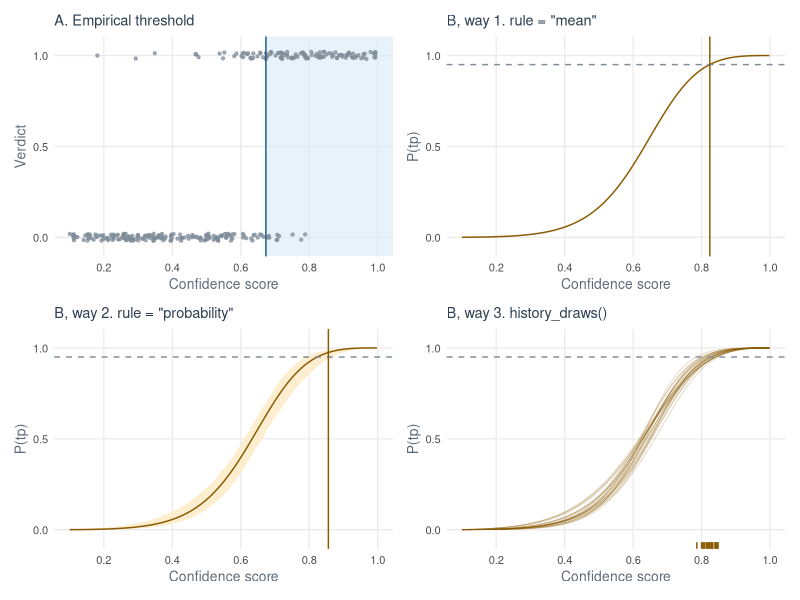
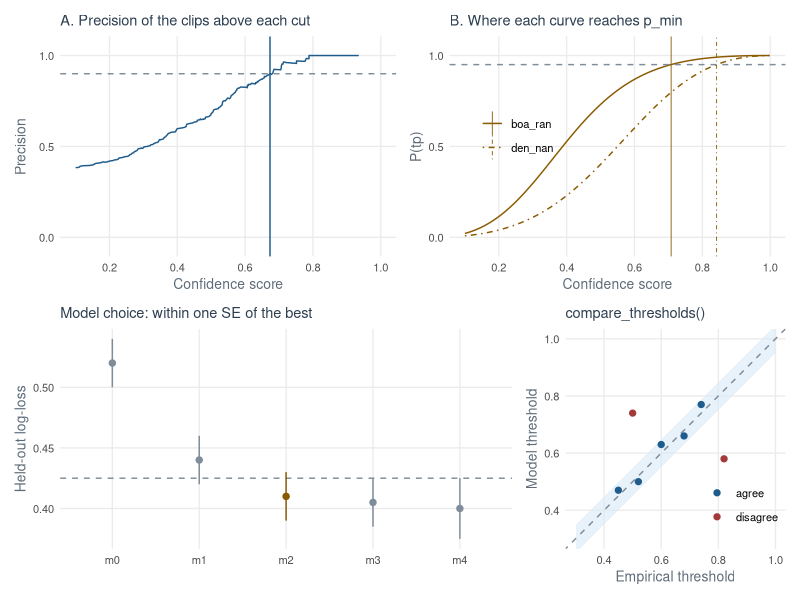

Reproduce these figures in R, in order.
# =============================================================================
# plot_routes.R
#
# Graficos com dados simulados, baseados nos de Larissa S. M. Sugai:
#   vignettes/articles/figures/routes.png: as quatro rotas ate o historico
#   pkgdown/assets/figures/thresholds.png: os dois limiares e sua comparacao
# Uso: rode a partir da raiz do repositorio.
# Dependencias: install.packages(c("ggplot2", "patchwork", "MASS"))
# =============================================================================
library(ggplot2)
library(patchwork)

azul <- "#1f5c8b"; azul_claro <- "#d9e9f8"
ocre <- "#8a5a00"; ocre_claro <- "#fceecf"
cinza <- "#7f8c99"; escuro <- "#2c3e50"; vermelho <- "#a33a3a"

tema <- theme_minimal(base_size = 10, base_family = "Helvetica") +
  theme(panel.grid.minor = element_blank(),
        plot.title = element_text(size = 10.5, colour = escuro),
        axis.title = element_text(colour = "#5d6b78"))
eixos <- list(
  scale_x_continuous("Confidence score", breaks = seq(0.2, 1, 0.2)),
  scale_y_continuous(breaks = c(0, 0.5, 1)),
  coord_cartesian(xlim = c(0.1, 1), ylim = c(-0.05, 1.05)))

# Clipes revisados e curva ajustada ----------------------------------------
set.seed(11)
n <- 300
score <- sort(runif(n, 0.1, 0.999))
verdict <- rbinom(n, 1, plogis(-3.5 + 2 * qlogis(score) + 3.6 * score))
ajuste <- glm(verdict ~ qlogis(score), binomial)

grade <- seq(0.1, 0.999, 0.002)
x <- cbind(1, qlogis(grade))
media <- as.numeric(plogis(x %*% coef(ajuste)))
amostras <- plogis(x %*% t(MASS::mvrnorm(200, coef(ajuste), vcov(ajuste))))
faixa <- data.frame(
  grade, media,
  lo = apply(amostras, 1, quantile, 0.05),
  hi = apply(amostras, 1, quantile, 0.95))

p_min <- 0.95
primeiro <- function(ok) grade[which(ok)[1]]
corte_1 <- primeiro(media >= p_min)
corte_2 <- primeiro(rowMeans(amostras >= p_min) >= 0.9)
precisao <- rev(cumsum(rev(verdict)) / seq_along(verdict))
corte_a <- score[which(precisao >= 0.9 & rev(seq_along(score)) >= 15)[1]]

# Rotas ---------------------------------------------------------------------
rota_a <- ggplot(data.frame(score, verdict), aes(score, verdict)) +
  annotate("rect", xmin = corte_a, xmax = Inf, ymin = -Inf, ymax = Inf,
           fill = azul_claro, alpha = 0.6) +
  geom_jitter(height = 0.02, width = 0, size = 0.8, colour = cinza,
              alpha = 0.7) +
  geom_vline(xintercept = corte_a, colour = azul) + eixos +
  labs(title = "A. Empirical threshold", y = "Verdict") + tema

curva <- function(titulo, corte, faixa_on = FALSE) {
  g <- ggplot(faixa, aes(grade, media))
  if (faixa_on) {
    g <- g + geom_ribbon(aes(ymin = lo, ymax = hi), fill = ocre_claro)
  }
  g + geom_line(colour = ocre) +
    geom_hline(yintercept = p_min, linetype = 2, colour = cinza) +
    geom_vline(xintercept = corte, colour = ocre) + eixos +
    labs(title = titulo, y = "P(tp)") + tema
}

ids <- sample(200, 25)
linhas <- data.frame(grade = rep(grade, 25), p = as.numeric(amostras[, ids]),
                     k = rep(ids, each = length(grade)))
cortes <- data.frame(x = apply(amostras[, ids], 2,
                               \(p) grade[which(p >= p_min)[1]]))
rota_3 <- ggplot(linhas, aes(grade, p, group = k)) +
  geom_line(colour = ocre, alpha = 0.25, linewidth = 0.3) +
  geom_hline(yintercept = p_min, linetype = 2, colour = cinza) +
  geom_rug(data = cortes, aes(x = x), inherit.aes = FALSE, colour = ocre,
           sides = "b") + eixos +
  labs(title = "B, way 3. history_draws()", y = "P(tp)") + tema

dir.create("vignettes/articles/figures", showWarnings = FALSE)
ggsave("vignettes/articles/figures/routes.png",
       (rota_a | curva("B, way 1. rule = \"mean\"", corte_1)) /
         (curva("B, way 2. rule = \"probability\"", corte_2, TRUE) | rota_3),
       width = 7.2, height = 5, dpi = 200, bg = "white")

# Limiares ------------------------------------------------------------------
# A: precisao dos clipes acima de cada corte, com apoio de ao menos min_n
cortes_a <- data.frame(score, precisao, apoio = rev(seq_along(score)))
limiar_a <- ggplot(subset(cortes_a, apoio >= 15), aes(score, precisao)) +
  geom_line(colour = azul) +
  geom_hline(yintercept = 0.9, linetype = 2, colour = cinza) +
  geom_vline(xintercept = corte_a, colour = azul) + eixos +
  labs(title = "A. Precision of the clips above each cut", y = "Precision") +
  tema

# B: a curva de duas especies e onde cruzam p_min
duas <- rbind(data.frame(grade, p = plogis(1 + 2.2 * qlogis(grade)),
                         species = "boa_ran"),
              data.frame(grade, p = plogis(-0.4 + 2 * qlogis(grade)),
                         species = "den_nan"))
cruza <- do.call(rbind, lapply(split(duas, duas$species), \(d) {
  data.frame(x = d$grade[which(d$p >= p_min)[1]], species = d$species[1])
}))
limiar_b <- ggplot(duas, aes(grade, p, linetype = species)) +
  geom_line(colour = ocre) +
  geom_hline(yintercept = p_min, linetype = 2, colour = cinza) +
  geom_vline(data = cruza, aes(xintercept = x, linetype = species),
             colour = ocre, linewidth = 0.3) + eixos +
  scale_linetype_manual(NULL, values = c(boa_ran = 1, den_nan = 4)) +
  labs(title = "B. Where each curve reaches p_min", y = "P(tp)") + tema +
  theme(legend.position = "inside", legend.position.inside = c(0.2, 0.55))

# Escolha do modelo: o mais simples a um erro padrao do melhor
cv <- data.frame(model = factor(paste0("m", 0:4)),
                 log_loss = c(0.52, 0.44, 0.41, 0.405, 0.40),
                 se = c(0.02, 0.02, 0.02, 0.02, 0.025))
modelos <- ggplot(cv, aes(model, log_loss)) +
  geom_hline(yintercept = 0.425, linetype = 2, colour = cinza) +
  geom_pointrange(aes(ymin = log_loss - se, ymax = log_loss + se,
                      colour = model == "m2"), size = 0.3) +
  scale_colour_manual(values = c(`TRUE` = ocre, `FALSE` = cinza),
                      guide = "none") +
  labs(title = "Model choice: within one SE of the best", x = NULL,
       y = "Held-out log-loss") + tema

# Comparacao, como em compare_thresholds()
pontos <- data.frame(a = c(0.45, 0.52, 0.6, 0.68, 0.74, 0.5, 0.82),
                     b = c(0.47, 0.5, 0.63, 0.66, 0.77, 0.74, 0.58))
pontos$flag <- ifelse(abs(pontos$a - pontos$b) <= 0.05, "agree", "disagree")
compara <- ggplot(pontos, aes(a, b, colour = flag)) +
  annotate("polygon", x = c(0.3, 1, 1, 0.3), y = c(0.25, 0.95, 1.05, 0.35),
           fill = azul_claro, alpha = 0.6) +
  geom_abline(linetype = 2, colour = cinza) + geom_point(size = 1.8) +
  scale_colour_manual(NULL, values = c(agree = azul, disagree = vermelho)) +
  coord_equal(xlim = c(0.3, 1), ylim = c(0.3, 1)) +
  labs(title = "compare_thresholds()", x = "Empirical threshold",
       y = "Model threshold") + tema +
  theme(legend.position = "inside", legend.position.inside = c(0.8, 0.2))

dir.create("pkgdown/assets/figures", recursive = TRUE, showWarnings = FALSE)
ggsave("pkgdown/assets/figures/thresholds.png",
       (limiar_a | limiar_b) / (modelos | compara),
       width = 7.2, height = 5.4, dpi = 200, bg = "white")
